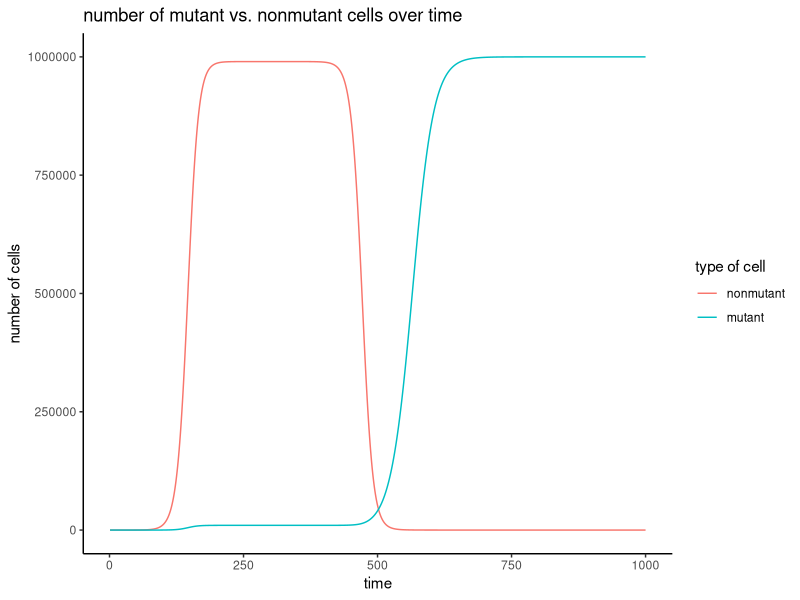

Write R code to recreate this figure.
setwd("~/Documents/junior/ICB_HW/ICB2019_Exercise10/")

#constants defined by the problem
rN <- 0.1
rM <- 0.1
K <- 1000000
timesteps <- 1000
M0 <- 0
N0 <- 1
#create vectors
N=numeric(length=timesteps)
M=numeric(length=timesteps)
N[1] <- N0
M[1] <- M0

#simulate growth of nonmutant cells
for (t in 1:(timesteps-1)){
  N[t+1] <- N[t] + (rN*N[t]*(1-((N[t]+M[t])/K)))
  # simulate mutation when there are 100 cells
  if (N[t]>=100){
    N[t] <- 99
    M[t] <- 1
    x <- t
    break
  }
}
#first mutation occurs, simulate growth of both mutant and
# nonmutant cells until equilibrium
for (t in x:(timesteps-1)){
  N[t+1] <- N[t] + (rN*N[t]*(1-((N[t]+M[t])/K)))
  M[t+1] <- M[t] + (rM*M[t]*(1-((N[t]+M[t])/K)))
  #trial and error used to determine when equilibrium is reached
  if (t >= 300){
    y <- t
    break
  }
}
#simulate drug treatment
rN <- -0.1
for (t in y:(timesteps-1)){
  N[t+1] <- N[t] + (rN*N[t]*(1-((N[t]+M[t])/K)))
  M[t+1] <- M[t] + (rM*M[t]*(1-((N[t]+M[t])/K))*0.5)
}
#plot
library(ggplot2)
library(reshape2)
df<-data.frame(time=1:timesteps,nonmutant=N)
df2<-data.frame(time=1:timesteps,mutant=M)
#  use the melt function to get the data from wide to long format
cells <- merge(df,df2,by="time")
cellsMelted <- reshape2::melt(cells, id.var='time')
ggplot(data=cellsMelted,aes(x=time,y=value,col=variable)) + 
  geom_line() +
  labs(y = "number of cells", color = "type of cell",
  title = "number of mutant vs. nonmutant cells over time") +
  theme_classic()
  
  
  
  
  
  
